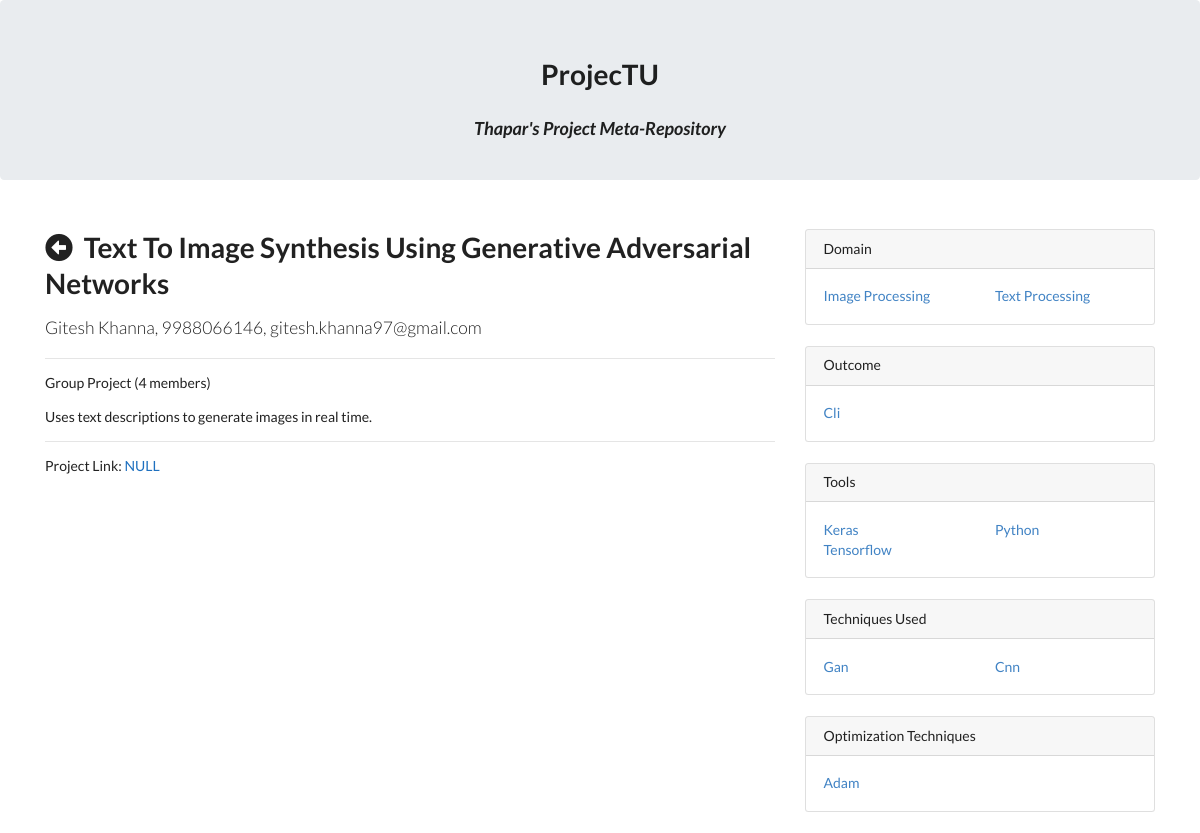
Before: /project.php?id=3 with the older database file.
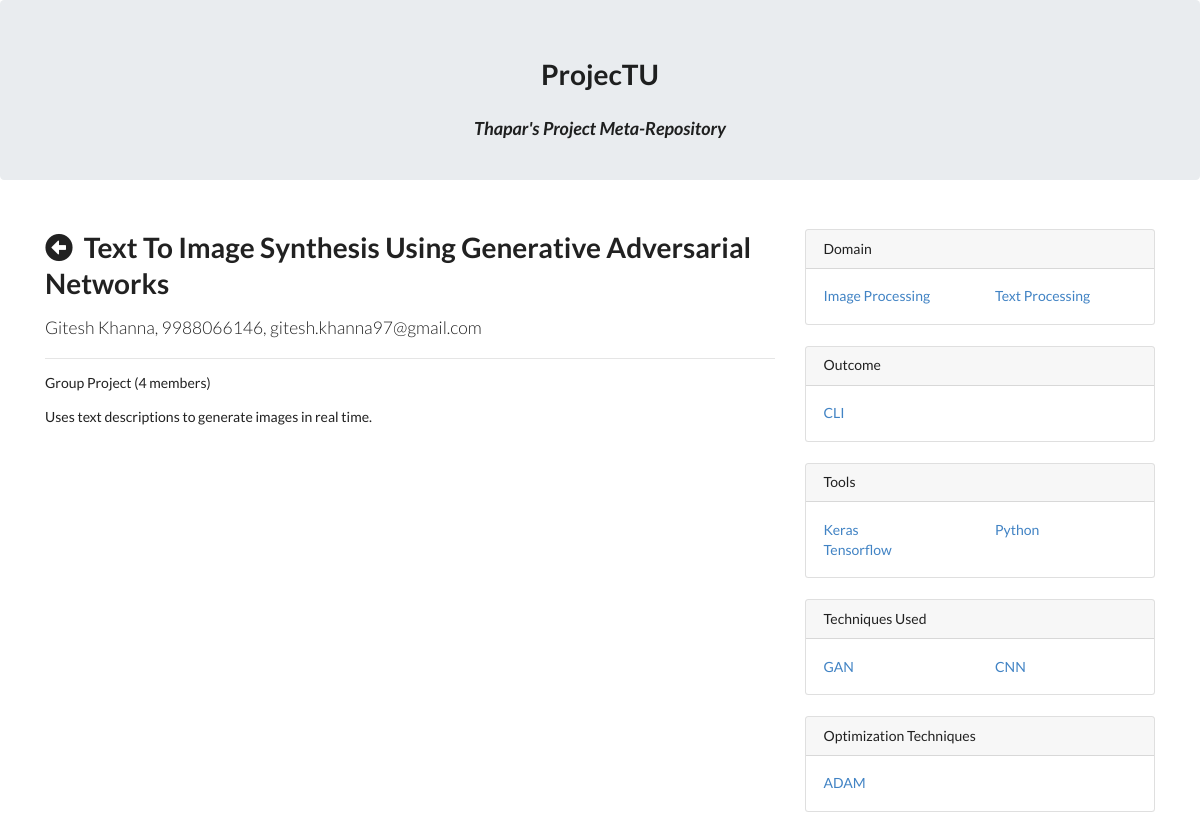
After: the same page with the newer database file.
### tables this page shows
CREATE TABLE `project` (
  `pid` int(11) NOT NULL,
  `title` text NOT NULL,
  `summary` text NOT NULL,
  `size` int(10) NOT NULL,
  `leader` text NOT NULL,
  `link` text NOT NULL
);

CREATE TABLE `domain` (
  `pid` int(11) NOT NULL,
  `value` varchar(1000) NOT NULL
);

CREATE TABLE `outcome` (
  `pid` int(11) NOT NULL,
  `value` varchar(1000) NOT NULL
);

CREATE TABLE `tools` (
  `pid` int(11) NOT NULL,
  `value` varchar(100) NOT NULL
);

CREATE TABLE `technique` (
  `pid` int(11) NOT NULL,
  `value` varchar(1000) NOT NULL
);

CREATE TABLE `optimization` (
  `pid` int(11) NOT NULL,
  `value` varchar(1000) NOT NULL
);

### project.php (the view, shortened to what the changed rows need)
<!DOCTYPE html>
<html>
<head>
	<link rel="stylesheet" href="https://stackpath.bootstrapcdn.com/bootstrap/4.1.3/css/bootstrap.min.css">
	<link rel="stylesheet" href="https://use.fontawesome.com/releases/v5.3.1/css/all.css">
	<link rel='stylesheet' href='https://cdn.jsdelivr.net/npm/semantic-ui@2.2.13/dist/semantic.min.css'>
	<link rel='stylesheet' href='css/style.css'>
</head>
<body>
	<div class="jumbotron" style="height: 180px;">
		<center>
			<h1>ProjecTU</h1>
		</center>
	</div>
	<div class="container">
		<div class="row">
			<?php
				require_once 'connection.php';
				if(isset($_GET['id'])) {
					$pid = $_GET['id'];
					$sql = "SELECT pid, title, summary, size, leader, link FROM project WHERE project.pid = $pid";
					$result = $con->query($sql);
					if ($result->num_rows == 1) {
						$row = $result->fetch_assoc();
						$team = ($row['size'] > 1) ? 'Group Project ('.$row['size'].' members)' : 'Individual Project';
						echo
						'<div class="col-lg-8">
							<h1 class="mt-4">
								<i class="fas fa-arrow-alt-circle-left" onclick="window.history.go(-1); return false;"></i>&nbsp;&nbsp;'.
								$row['title'].
							'</h1>
							<p class="lead">
								<a>'.$row['leader'].'</a>
							</p>
							<hr>
							<p>'.$team.'</p>
							<p>'.$row['summary'].'</p>';
						if($row['link']) echo
							'<hr><p>Project Link: <a href="'.$row['link'].'" target="_new" style="color:#1E70BF;">'.$row['link'].'</a></p>';
						echo
						'</div>';
						echo '
						<div class="col-md-4">';
						$sql = "SELECT value FROM domain WHERE pid = $pid";
						$domainRes = $con->query($sql);
						if($domainRes->num_rows > 0) {
							echo '
							<div class="card my-4">
								<h6 class="card-header">Domain</h6>
								<div class="card-body">
									<div class="row">
										<div class="col-lg-6">
											<ul class="list-unstyled mb-0">';
							$i = 0;
							for(; $i< ($domainRes->num_rows / 2); $i++) {
								$domainRow = $domainRes->fetch_assoc();
								echo
												'<li>
													<a href="list.php?domain[]='.$domainRow['value'].'">'.ucwords($domainRow['value']).'</a>
												</li>';
							}
							echo
											'</ul>
										</div>
										<div class="col-lg-6">
											<ul class="list-unstyled mb-0">';
							for(; $i < $domainRes->num_rows ; $i++) {
								$domainRow = $domainRes->fetch_assoc();
								echo
												'<li>
													<a href="list.php?domain[]='.$domainRow['value'].'">'.ucwords($domainRow['value']).'</a>
												</li>';
							}
							echo
											'</ul>
										</div>
									</div>
								</div>
							</div>';
						}
						$sql = "SELECT value FROM outcome WHERE pid = $pid";
						$outcomeRes = $con->query($sql);
						if($outcomeRes->num_rows > 0) {
							echo '
							<div class="card my-4">
								<h6 class="card-header">Outcome</h6>
								<div class="card-body">
									<div class="row">
										<div class="col-lg-6">
											<ul class="list-unstyled mb-0">';
							$i = 0;
							for(; $i< ($outcomeRes->num_rows / 2); $i++) {
								$outcomeRow = $outcomeRes->fetch_assoc();
								echo
												'<li>
													<a href="list.php?outcome[]='.$outcomeRow['value'].'">'.ucwords($outcomeRow['value']).'</a>
												</li>';
							}
							echo
											'</ul>
										</div>
										<div class="col-lg-6">
											<ul class="list-unstyled mb-0">';
							echo
											'</ul>
										</div>
									</div>
								</div>
							</div>';
						}
						$sql = "SELECT value FROM tools WHERE pid = $pid";
						$toolsRes = $con->query($sql);
						if($toolsRes->num_rows > 0) {
							echo '
							<div class="card my-4">
								<h6 class="card-header">Tools</h6>
								<div class="card-body">
									<div class="row">
										<div class="col-lg-6">
											<ul class="list-unstyled mb-0">';
							$i = 0;
							for(; $i< ($toolsRes->num_rows / 2); $i++) {
								$toolsRow = $toolsRes->fetch_assoc();
								echo
												'<li>
													<a href="list.php?tools[]='.$toolsRow['value'].'">'.ucwords($toolsRow['value']).'</a>
												</li>';
							}
							echo
											'</ul>
										</div>
										<div class="col-lg-6">
											<ul class="list-unstyled mb-0">';
							for(; $i < $toolsRes->num_rows ; $i++) {
								$toolsRow = $toolsRes->fetch_assoc();
								echo
												'<li>
													<a href="list.php?tools[]='.$toolsRow['value'].'">'.ucwords($toolsRow['value']).'</a>
												</li>';
							}
							echo
											'</ul>
										</div>
									</div>
								</div>
							</div>';
						}
						$sql = "SELECT value FROM technique WHERE pid = $pid";
						$techniqueRes = $con->query($sql);
						if($techniqueRes->num_rows > 0) {
							echo '
							<div class="card my-4">
								<h6 class="card-header">Techniques Used</h6>
								<div class="card-body">
									<div class="row">
										<div class="col-lg-6">
											<ul class="list-unstyled mb-0">';
							$i = 0;
							for(; $i< ($techniqueRes->num_rows / 2); $i++) {
								$techniqueRow = $techniqueRes->fetch_assoc();
								echo
												'<li>
													<a href="list.php?technique='.$techniqueRow['value'].'">'.ucwords($techniqueRow['value']).'</a>
												</li>';
							}
							echo
											'</ul>
										</div>
										<div class="col-lg-6">
											<ul class="list-unstyled mb-0">';
							for(; $i < $techniqueRes->num_rows ; $i++) {
								$techniqueRow = $techniqueRes->fetch_assoc();
								echo
												'<li>
													<a href="list.php?technique='.$techniqueRow['value'].'">'.ucwords($techniqueRow['value']).'</a>
												</li>';
							}
							echo
											'</ul>
										</div>
									</div>
								</div>
							</div>';
						}
						$sql = "SELECT value FROM optimization WHERE pid = $pid";
						$optimizationRes = $con->query($sql);
						if($optimizationRes->num_rows > 0) {
							echo '
							<div class="card my-4">
								<h6 class="card-header">Optimization Techniques</h6>
								<div class="card-body">
									<div class="row">
										<div class="col-lg-6">
											<ul class="list-unstyled mb-0">';
							$i = 0;
							for(; $i< ($optimizationRes->num_rows / 2); $i++) {
								$optimizationRow = $optimizationRes->fetch_assoc();
								echo
												'<li>
													<a href="list.php?opt_technique[]='.$optimizationRow['value'].'">'.ucwords($optimizationRow['value']).'</a>
												</li>';
							}
							echo
											'</ul>
										</div>
										<div class="col-lg-6">
											<ul class="list-unstyled mb-0">';
							echo
											'</ul>
										</div>
									</div>
								</div>
							</div>';
						}
					}
				}
			?>
		</div>
	</div>
</body>
</html>

Changed rows visible on the page:
removed outcome: value "Cli"
removed technique: value "Gan", shown under "Techniques Used"
removed technique: value "Cnn"
removed optimization: value "Adam"
changed project "Text To Image Synthesis Using Generative Adversarial Networks": link "NULL" → (not shown)
added outcome: value "CLI"
added technique: value "GAN", shown under "Techniques Used"
added technique: value "CNN"
added optimization: value "ADAM"
Other visible differences:
text no longer shown: "Project Link:"
